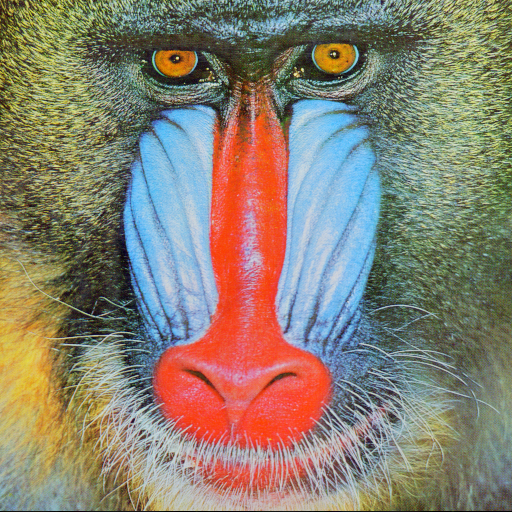
#> input picture images/baboon.png, 512 x 512 px
$ python FilteringWithPIL.py
#> lines starting #> are read from the running program, lines starting #| are printed output that depends on the picture
from PIL import Image
from PIL import ImageFilter
from pylab import *


class ShowFilteredImage():
    counter=1
    im=None
    figure(figsize=(15, 15))
    def __init__(self, inputImage):
        self.im = inputImage
        subplot(3, 4, 1)
        plt.imshow(self.im)
        plt.title('Original')

    def addPicture(self, customFilter, title):
        subplot(3, 4, self.counter)
        plt.imshow(self.im.filter(customFilter))
        plt.title(title)
        self.counter = self.counter+1
    def show(self):
        plt.show()

im0 = Image.open('images/baboon.png')
#> im0 is the input picture: PIL image 512x512 RGB; mean R, G, B 137.4, 128.9, 113.1
# figure(figsize =(15,15))

FilterableImage  = ShowFilteredImage(im0)
FilterableImage.addPicture(ImageFilter.CONTOUR, 'Contour')
FilterableImage.addPicture(ImageFilter.DETAIL, 'Detail')
FilterableImage.addPicture(ImageFilter.EDGE_ENHANCE, 'Edge Enhance')
FilterableImage.addPicture(ImageFilter.EDGE_ENHANCE_MORE, 'Edge Enhance More')
FilterableImage.addPicture(ImageFilter.EMBOSS, 'Emboss')
FilterableImage.addPicture(ImageFilter.FIND_EDGES, 'Find Edges')
FilterableImage.addPicture(ImageFilter.SMOOTH, 'Lowpass 1')
FilterableImage.addPicture(ImageFilter.SMOOTH_MORE, 'Lowpass 2')
FilterableImage.addPicture(ImageFilter.SHARPEN, 'Sharpen')

size = (3,3)
kernel1  = [1,1,1,1,-1,1,-1,-1,-1]
ker1 =  ImageFilter.Kernel(size,kernel1,scale=None,offset =0)
FilterableImage.addPicture(ker1, 'Custom Filter 1')


kernel2 = [1,0,-1,1,0,-1,0,0,-1]
ker2 = ImageFilter.Kernel(size,kernel2,scale =None,offset=0)
FilterableImage.addPicture(ker2, 'Custom Filter 2')

FilterableImage.show()
#> in show, `plt.show()`:
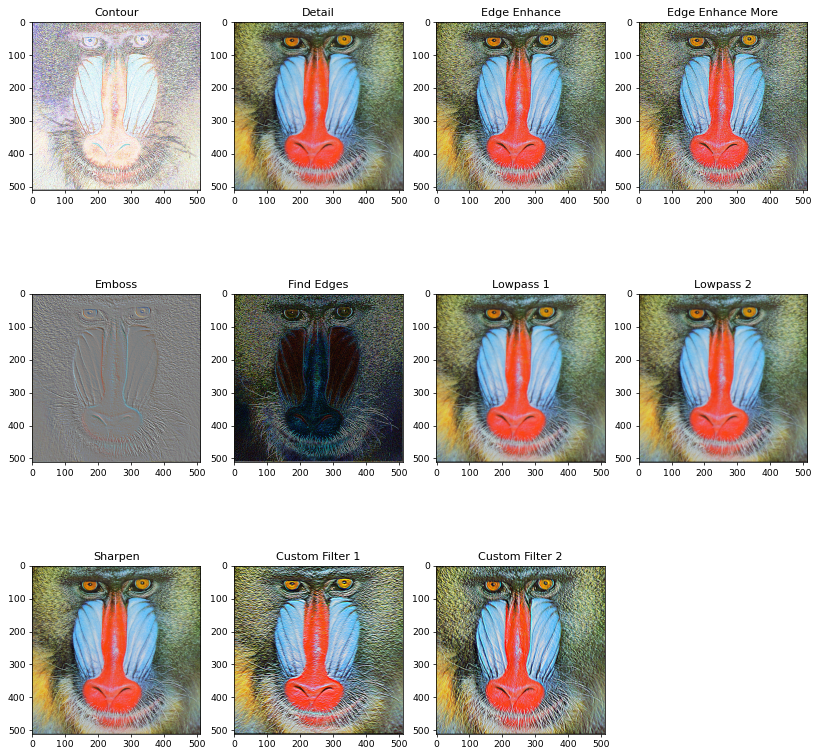
#> figure drawn by matplotlib, 11 panels
